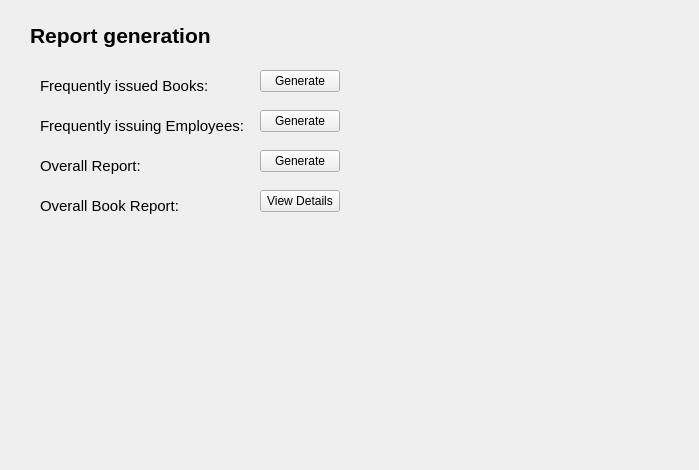
<?xml version="1.0" encoding="UTF-8"?>
<ui version="4.0">
 <class>mainScreen</class>
 <widget class="QMainWindow" name="mainScreen">
  <property name="geometry">
   <rect>
    <x>0</x>
    <y>0</y>
    <width>699</width>
    <height>470</height>
   </rect>
  </property>
  <property name="cursor">
   <cursorShape>ArrowCursor</cursorShape>
  </property>
  <property name="windowTitle">
   <string>LMS Workspace</string>
  </property>
  <property name="tabShape">
   <enum>QTabWidget::Rounded</enum>
  </property>
  <widget class="QWidget" name="centralwidget">
   <widget class="QLabel" name="reportTitleLabel">
    <property name="geometry">
     <rect>
      <x>30</x>
      <y>20</y>
      <width>191</width>
      <height>31</height>
     </rect>
    </property>
    <property name="font">
     <font>
      <pointsize>16</pointsize>
      <weight>75</weight>
      <bold>true</bold>
     </font>
    </property>
    <property name="text">
     <string>Report generation</string>
    </property>
   </widget>
   <widget class="QLabel" name="bookReportLabel">
    <property name="geometry">
     <rect>
      <x>40</x>
      <y>70</y>
      <width>201</width>
      <height>31</height>
     </rect>
    </property>
    <property name="font">
     <font>
      <pointsize>11</pointsize>
     </font>
    </property>
    <property name="text">
     <string>Frequently issued Books:</string>
    </property>
   </widget>
   <widget class="QLabel" name="empReportLabel">
    <property name="geometry">
     <rect>
      <x>40</x>
      <y>110</y>
      <width>211</width>
      <height>31</height>
     </rect>
    </property>
    <property name="font">
     <font>
      <pointsize>11</pointsize>
     </font>
    </property>
    <property name="text">
     <string>Frequently issuing Employees:</string>
    </property>
   </widget>
   <widget class="QPushButton" name="generateBookReport">
    <property name="geometry">
     <rect>
      <x>260</x>
      <y>70</y>
      <width>80</width>
      <height>22</height>
     </rect>
    </property>
    <property name="text">
     <string>Generate</string>
    </property>
   </widget>
   <widget class="QPushButton" name="generateEmpReport">
    <property name="geometry">
     <rect>
      <x>260</x>
      <y>110</y>
      <width>80</width>
      <height>22</height>
     </rect>
    </property>
    <property name="text">
     <string>Generate</string>
    </property>
   </widget>
   <widget class="QLabel" name="overallReportLabel">
    <property name="geometry">
     <rect>
      <x>40</x>
      <y>150</y>
      <width>201</width>
      <height>31</height>
     </rect>
    </property>
    <property name="font">
     <font>
      <pointsize>11</pointsize>
     </font>
    </property>
    <property name="text">
     <string>Overall Report:</string>
    </property>
   </widget>
   <widget class="QPushButton" name="generateOverallReport">
    <property name="geometry">
     <rect>
      <x>260</x>
      <y>150</y>
      <width>80</width>
      <height>22</height>
     </rect>
    </property>
    <property name="text">
     <string>Generate</string>
    </property>
   </widget>
   <widget class="QLabel" name="bookDetailsLabel">
    <property name="geometry">
     <rect>
      <x>40</x>
      <y>190</y>
      <width>201</width>
      <height>31</height>
     </rect>
    </property>
    <property name="font">
     <font>
      <pointsize>11</pointsize>
     </font>
    </property>
    <property name="text">
     <string>Overall Book Report:</string>
    </property>
   </widget>
   <widget class="QPushButton" name="generateBookDetail">
    <property name="geometry">
     <rect>
      <x>260</x>
      <y>190</y>
      <width>80</width>
      <height>22</height>
     </rect>
    </property>
    <property name="text">
     <string>View Details</string>
    </property>
   </widget>
  </widget>
 </widget>
 <resources/>
 <connections/>
</ui>
